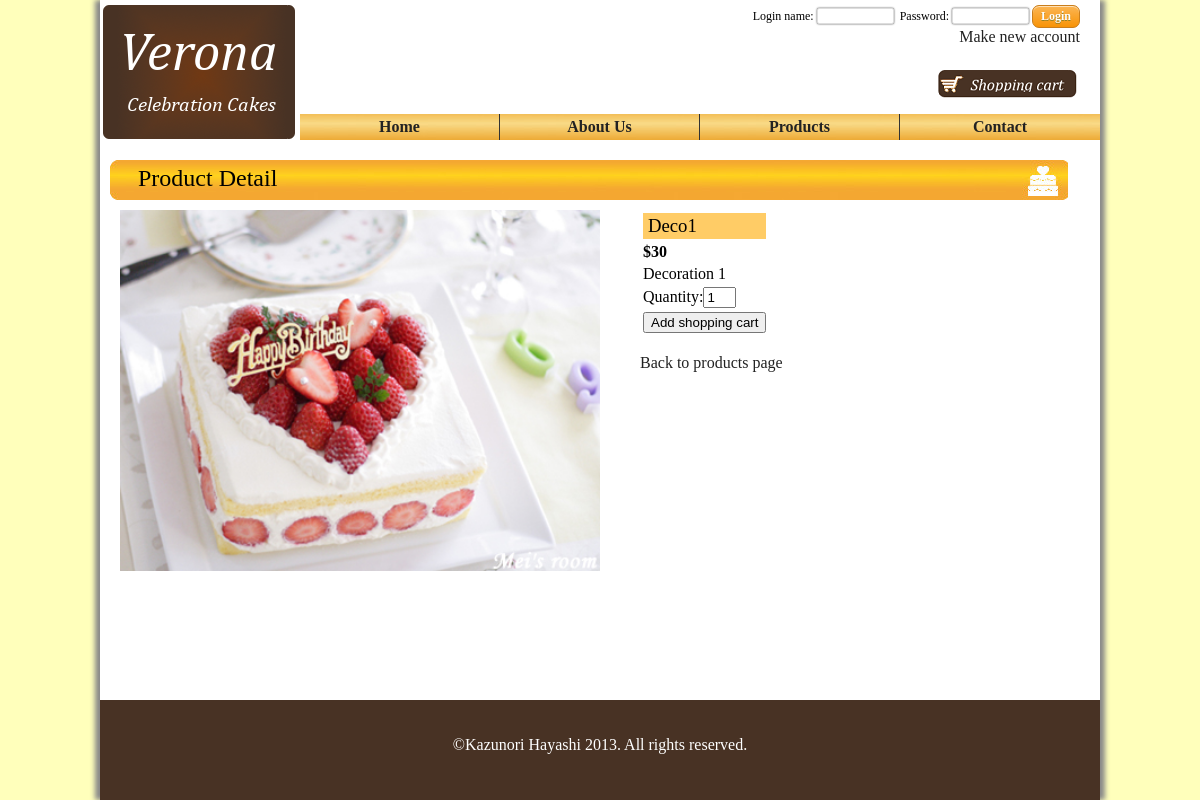
Screenshot of /productDetail.php?id=9 with the database file from the repository.
### tables this page shows
CREATE TABLE IF NOT EXISTS `product` (
  `ProductID` int(3) NOT NULL AUTO_INCREMENT,
  `Name` varchar(20) NOT NULL,
  `Type` varchar(20) NOT NULL,
  `Price` double NOT NULL,
  `ImageURL` varchar(30) NOT NULL,
  `Description` varchar(200) NOT NULL,
  PRIMARY KEY (`ProductID`),
  KEY `ProductID` (`ProductID`),
  KEY `Name` (`Name`),
  KEY `Type` (`Type`),
  KEY `Price` (`Price`)
);

### productDetail.php (the view, shortened to what this page needs)
<!DOCTYPE html>
<html xmlns="http://www.w3.org/1999/xhtml">
<?php
	$prodID = $_GET["id"];
	$query="SELECT * FROM product WHERE ProductID=".$prodID;
	$result=mysql_query($query);
	$name=mysql_result($result,0,"Name");
	$price=mysql_result($result,0,"Price");
	$imageURL=mysql_result($result,0,"ImageURL");
	$description=mysql_result($result,0,"Description");
?>
<head>
<link href="css/default.css" rel="stylesheet" type="text/css">
<link href="css/style.css" rel="stylesheet" type="text/css">
<link href="css/layout.css" rel="stylesheet" type="text/css">
</head>
<body>
<div id="container">
	<div id="header">
	<?php include 'header.php'; ?>
	</div>
	<div class="clearfix" id="main_contents">
	<h2>Product Detail</h2>
	<div id="productImage">
		<img src='/Verona/images/products/<?php echo $imageURL; ?>'/>
	</div>
	<div id="productInfo">
	<form method="post" action="exeAddCart.php?id=<?php echo $prodID;?>">
	<table>
	<tr><td><h3><?php echo $name; ?></h3></td></tr>
	<tr><td><strong>$<?php echo $price; ?></strong></td></tr>
	<tr><td><?php echo $description; ?></td></tr>
	<tr><td>Quantity:<input type="text" name="quantity" size="1" maxlength="1" value="1"></td></tr>
	<tr><td><input type="submit" value="Add shopping cart"></td></tr>
	</table>
	</form>
	<br/>
	<p><a href="products.php">Back to products page</a></p>
	</div>
	</div>
	<div id="footer">
	</div>
</div>
</body>
</html>

### css/default.css (style rules this page uses)
html, body, div, h1, h2, h3, h4, h5, h6, p, ul, ol, li, dl, dt, dd, form { font-weight: normal; margin: 0; padding: 0; list-style: none; }
img { border:none; }
body { font-family:Times New Roman; height: 100%; background-color:#FFFFBB; }
html { height:100%; }
h2 { width:930px; height:30px; padding:5px 0 5px 28px; background-image:url("/Verona/images/h3.jpg"); }
h3 { padding:2px 5px; background-color:#FFCC66; }
a { text-decoration: none; color:#222222; }
.clearfix:after { content: "."; display: block; clear: both; height: 0; visibility: hidden; }

### css/style.css (style rules this page uses)
#productInfo { float:left; width:400px; margin:10px; }
#productImage { float:left; width:500px; margin:10px; }
#productImage img { width:480px; }

### css/layout.css (style rules this page uses)
#container { width:1000px; min-height: 100%; margin:auto; background: white; box-shadow: 5px 0 5px #888888, -5px 0 5px #888888; position:relative; }
#header { position:relative; height:150px; }
#main_contents { margin:0; padding:10px; padding-bottom:100px; }
#footer { background: #483224; color:white; position:absolute; height:100px; width:100%; bottom:0px; }

### rows the page displays
product: ImageURL (picture), Name "Deco1", Price "30", Description "Decoration 1"
